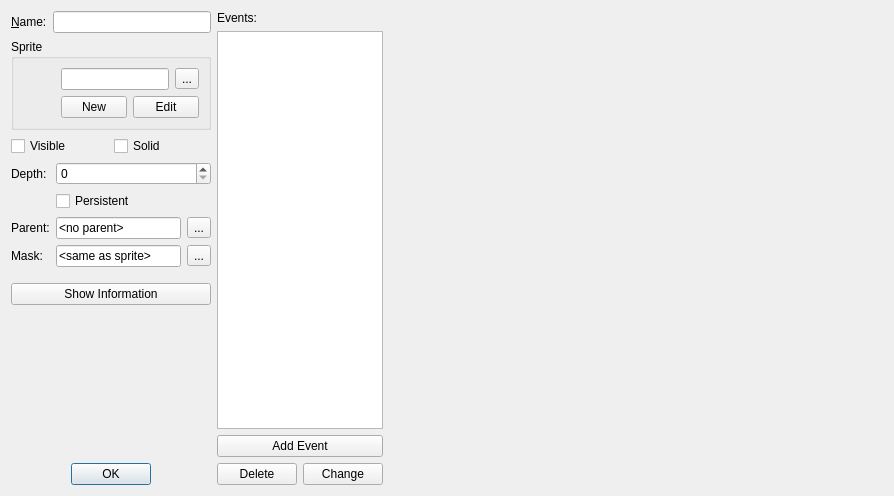
<?xml version="1.0" encoding="UTF-8"?>
<ui version="4.0">
 <class>ObjectPropertiesDialog</class>
 <widget class="QDialog" name="ObjectPropertiesDialog">
  <property name="geometry">
   <rect>
    <x>0</x>
    <y>0</y>
    <width>894</width>
    <height>496</height>
   </rect>
  </property>
  <property name="windowTitle">
   <string>Object Properties</string>
  </property>
  <property name="windowIcon">
   <iconset resource="../../../resources.qrc">
    <normaloff>:/qtgameengine/icons/object-file.png</normaloff>:/qtgameengine/icons/object-file.png</iconset>
  </property>
  <layout class="QHBoxLayout" name="horizontalLayout_4" stretch="0,0,1">
   <item>
    <layout class="QVBoxLayout" name="verticalLayout">
     <item>
      <layout class="QFormLayout" name="formLayout">
       <item row="0" column="0">
        <widget class="QLabel" name="labelName">
         <property name="text">
          <string>&amp;Name:</string>
         </property>
         <property name="buddy">
          <cstring>lineEditName</cstring>
         </property>
        </widget>
       </item>
       <item row="0" column="1">
        <widget class="QLineEdit" name="lineEditName">
         <property name="sizePolicy">
          <sizepolicy hsizetype="Ignored" vsizetype="Fixed">
           <horstretch>0</horstretch>
           <verstretch>0</verstretch>
          </sizepolicy>
         </property>
         <property name="toolTip">
          <string>The name of the object</string>
         </property>
        </widget>
       </item>
      </layout>
     </item>
     <item>
      <widget class="QGroupBox" name="groupBoxSprite">
       <property name="title">
        <string>Sprite</string>
       </property>
       <layout class="QHBoxLayout" name="horizontalLayout_6">
        <item>
         <widget class="QLabel" name="labelSpritePreview">
          <property name="minimumSize">
           <size>
            <width>32</width>
            <height>0</height>
           </size>
          </property>
          <property name="maximumSize">
           <size>
            <width>32</width>
            <height>16777215</height>
           </size>
          </property>
          <property name="alignment">
           <set>Qt::AlignLeading|Qt::AlignLeft|Qt::AlignTop</set>
          </property>
         </widget>
        </item>
        <item>
         <layout class="QVBoxLayout" name="verticalLayout_4">
          <item>
           <layout class="QHBoxLayout" name="horizontalLayout_7">
            <item>
             <widget class="QLineEditWithMenu" name="lineEditSprite">
              <property name="toolTip">
               <string>The sprite used to represent the object</string>
              </property>
              <property name="readOnly">
               <bool>true</bool>
              </property>
             </widget>
            </item>
            <item>
             <widget class="QToolButton" name="toolButtonSprite">
              <property name="text">
               <string>...</string>
              </property>
              <property name="popupMode">
               <enum>QToolButton::InstantPopup</enum>
              </property>
             </widget>
            </item>
           </layout>
          </item>
          <item>
           <layout class="QHBoxLayout" name="horizontalLayout_8">
            <item>
             <widget class="QPushButton" name="pushButtonNewSprite">
              <property name="sizePolicy">
               <sizepolicy hsizetype="Ignored" vsizetype="Fixed">
                <horstretch>0</horstretch>
                <verstretch>0</verstretch>
               </sizepolicy>
              </property>
              <property name="toolTip">
               <string>Create a new sprite for this object</string>
              </property>
              <property name="text">
               <string>New</string>
              </property>
             </widget>
            </item>
            <item>
             <widget class="QPushButton" name="pushButtonEditSprite">
              <property name="sizePolicy">
               <sizepolicy hsizetype="Ignored" vsizetype="Fixed">
                <horstretch>0</horstretch>
                <verstretch>0</verstretch>
               </sizepolicy>
              </property>
              <property name="toolTip">
               <string>Edit the sprite for this object</string>
              </property>
              <property name="text">
               <string>Edit</string>
              </property>
             </widget>
            </item>
           </layout>
          </item>
         </layout>
        </item>
       </layout>
      </widget>
     </item>
     <item>
      <layout class="QHBoxLayout" name="horizontalLayout">
       <item>
        <widget class="QCheckBox" name="checkBoxVisible">
         <property name="toolTip">
          <string>Whether the object is visible</string>
         </property>
         <property name="text">
          <string>Visible</string>
         </property>
        </widget>
       </item>
       <item>
        <widget class="QCheckBox" name="checkBoxSolid">
         <property name="toolTip">
          <string>Whether the object is solid</string>
         </property>
         <property name="text">
          <string>Solid</string>
         </property>
        </widget>
       </item>
      </layout>
     </item>
     <item>
      <layout class="QFormLayout" name="formLayout_2">
       <item row="0" column="0">
        <widget class="QLabel" name="labelDepth">
         <property name="text">
          <string>Depth:</string>
         </property>
         <property name="buddy">
          <cstring>spinBoxDepth</cstring>
         </property>
        </widget>
       </item>
       <item row="0" column="1">
        <widget class="QSpinBox" name="spinBoxDepth">
         <property name="sizePolicy">
          <sizepolicy hsizetype="Ignored" vsizetype="Fixed">
           <horstretch>0</horstretch>
           <verstretch>0</verstretch>
          </sizepolicy>
         </property>
         <property name="toolTip">
          <string>The depth at which the object is drawn</string>
         </property>
        </widget>
       </item>
       <item row="1" column="1">
        <widget class="QCheckBox" name="checkBoxPersistent">
         <property name="toolTip">
          <string>Wheter the object is persistent between rooms</string>
         </property>
         <property name="text">
          <string>Persistent</string>
         </property>
        </widget>
       </item>
       <item row="2" column="0">
        <widget class="QLabel" name="labelParent">
         <property name="text">
          <string>Parent:</string>
         </property>
         <property name="buddy">
          <cstring>lineEditParent</cstring>
         </property>
        </widget>
       </item>
       <item row="2" column="1">
        <layout class="QHBoxLayout" name="horizontalLayout_2">
         <item>
          <widget class="QLineEdit" name="lineEditParent">
           <property name="sizePolicy">
            <sizepolicy hsizetype="Ignored" vsizetype="Fixed">
             <horstretch>0</horstretch>
             <verstretch>0</verstretch>
            </sizepolicy>
           </property>
           <property name="toolTip">
            <string>The parent from which events and actions are</string>
           </property>
           <property name="text">
            <string>&lt;no parent&gt;</string>
           </property>
          </widget>
         </item>
         <item>
          <widget class="QToolButton" name="toolButtonParent">
           <property name="text">
            <string>...</string>
           </property>
          </widget>
         </item>
        </layout>
       </item>
       <item row="3" column="1">
        <layout class="QHBoxLayout" name="horizontalLayout_3">
         <item>
          <widget class="QLineEdit" name="lineEditMask">
           <property name="sizePolicy">
            <sizepolicy hsizetype="Ignored" vsizetype="Fixed">
             <horstretch>0</horstretch>
             <verstretch>0</verstretch>
            </sizepolicy>
           </property>
           <property name="toolTip">
            <string>The image used as a collision mask for the object</string>
           </property>
           <property name="text">
            <string>&lt;same as sprite&gt;</string>
           </property>
          </widget>
         </item>
         <item>
          <widget class="QToolButton" name="toolButtonMask">
           <property name="text">
            <string>...</string>
           </property>
          </widget>
         </item>
        </layout>
       </item>
       <item row="3" column="0">
        <widget class="QLabel" name="labelMask">
         <property name="text">
          <string>Mask:</string>
         </property>
         <property name="buddy">
          <cstring>lineEditMask</cstring>
         </property>
        </widget>
       </item>
      </layout>
     </item>
     <item>
      <spacer name="verticalSpacer_2">
       <property name="orientation">
        <enum>Qt::Vertical</enum>
       </property>
       <property name="sizeType">
        <enum>QSizePolicy::Minimum</enum>
       </property>
       <property name="sizeHint" stdset="0">
        <size>
         <width>20</width>
         <height>10</height>
        </size>
       </property>
      </spacer>
     </item>
     <item>
      <widget class="QPushButton" name="pushButtonShowInformation">
       <property name="sizePolicy">
        <sizepolicy hsizetype="Ignored" vsizetype="Fixed">
         <horstretch>0</horstretch>
         <verstretch>0</verstretch>
        </sizepolicy>
       </property>
       <property name="toolTip">
        <string>Show the information about the object</string>
       </property>
       <property name="text">
        <string>Show Information</string>
       </property>
       <property name="icon">
        <iconset resource="../../../resources.qrc">
         <normaloff>:/qtgameengine/icons/info.png</normaloff>:/qtgameengine/icons/info.png</iconset>
       </property>
      </widget>
     </item>
     <item>
      <spacer name="verticalSpacer">
       <property name="orientation">
        <enum>Qt::Vertical</enum>
       </property>
       <property name="sizeHint" stdset="0">
        <size>
         <width>20</width>
         <height>40</height>
        </size>
       </property>
      </spacer>
     </item>
     <item>
      <widget class="QDialogButtonBox" name="buttonBox">
       <property name="standardButtons">
        <set>QDialogButtonBox::Ok</set>
       </property>
       <property name="centerButtons">
        <bool>true</bool>
       </property>
      </widget>
     </item>
    </layout>
   </item>
   <item>
    <layout class="QVBoxLayout" name="verticalLayout_2">
     <item>
      <widget class="QLabel" name="labelEvents">
       <property name="text">
        <string>Events:</string>
       </property>
       <property name="buddy">
        <cstring>listViewEvents</cstring>
       </property>
      </widget>
     </item>
     <item>
      <widget class="QListView" name="listViewEvents">
       <property name="sizePolicy">
        <sizepolicy hsizetype="Ignored" vsizetype="Expanding">
         <horstretch>0</horstretch>
         <verstretch>0</verstretch>
        </sizepolicy>
       </property>
       <property name="contextMenuPolicy">
        <enum>Qt::CustomContextMenu</enum>
       </property>
       <property name="iconSize">
        <size>
         <width>16</width>
         <height>16</height>
        </size>
       </property>
      </widget>
     </item>
     <item>
      <widget class="QPushButton" name="pushButtonAddEvent">
       <property name="toolTip">
        <string>Click here to add another event</string>
       </property>
       <property name="text">
        <string>Add Event</string>
       </property>
      </widget>
     </item>
     <item>
      <layout class="QHBoxLayout" name="horizontalLayout_5">
       <item>
        <widget class="QPushButton" name="pushButtonDeleteEvent">
         <property name="toolTip">
          <string>Delete the currently selected event</string>
         </property>
         <property name="text">
          <string>Delete</string>
         </property>
        </widget>
       </item>
       <item>
        <widget class="QPushButton" name="pushButtonChangeEvent">
         <property name="toolTip">
          <string>Change which event has this behaviour</string>
         </property>
         <property name="text">
          <string>Change</string>
         </property>
        </widget>
       </item>
      </layout>
     </item>
    </layout>
   </item>
   <item>
    <widget class="ActionsContainerWidget" name="actionsWidget" native="true"/>
   </item>
  </layout>
 </widget>
 <customwidgets>
  <customwidget>
   <class>ActionsContainerWidget</class>
   <extends>QWidget</extends>
   <header>widgets/actionscontainerwidget.h</header>
   <container>1</container>
  </customwidget>
  <customwidget>
   <class>QLineEditWithMenu</class>
   <extends>QLineEdit</extends>
   <header>widgets/qlineeditwithmenu.h</header>
  </customwidget>
 </customwidgets>
 <resources>
  <include location="../../../resources.qrc"/>
 </resources>
 <connections>
  <connection>
   <sender>buttonBox</sender>
   <signal>accepted()</signal>
   <receiver>ObjectPropertiesDialog</receiver>
   <slot>accept()</slot>
   <hints>
    <hint type="sourcelabel">
     <x>138</x>
     <y>511</y>
    </hint>
    <hint type="destinationlabel">
     <x>423</x>
     <y>266</y>
    </hint>
   </hints>
  </connection>
  <connection>
   <sender>buttonBox</sender>
   <signal>rejected()</signal>
   <receiver>ObjectPropertiesDialog</receiver>
   <slot>reject()</slot>
   <hints>
    <hint type="sourcelabel">
     <x>138</x>
     <y>511</y>
    </hint>
    <hint type="destinationlabel">
     <x>423</x>
     <y>266</y>
    </hint>
   </hints>
  </connection>
 </connections>
</ui>
